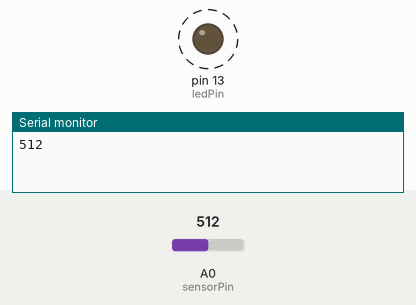
A sketch run on a simulated Arduino Uno, built with avr-gcc and run on an emulated ATmega328P. On the bench: output pins drawn as LEDs (lit = HIGH), the last lines printed to the serial monitor. Dashed ring = blinking. The inputs (shaded band) are chosen by the test bench; at power-on: A0 (sensorPin) = 512.

Above: at 1.8 s.
1.9 s: A0 (sensorPin) set to 306
At 2.2 s:
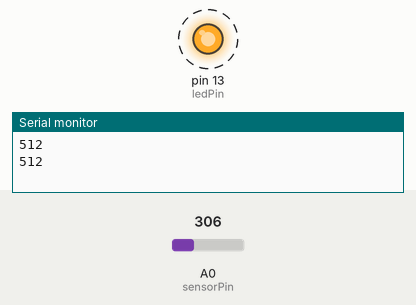
5.4 s: A0 (sensorPin) set to 122
At 5.56 s:
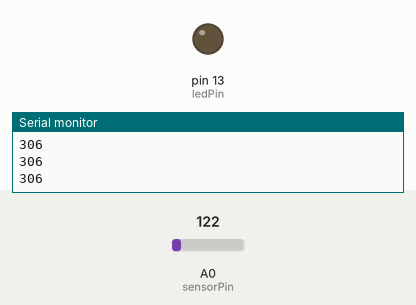
Timing chart, 0 to 14.9 s (numbered marks = the images above; inputs shaded):
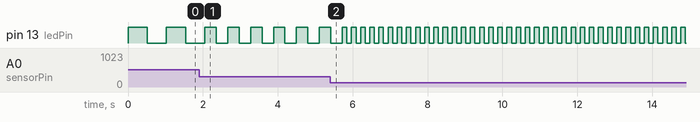

The sketch:

soud_detect.ino
```cpp
 int sensorPin = A0; // select the input pin for the potentiometer
int ledPin = 13; // select the pin for the LED
int sensorValue = 0; // variable to store the value coming from the sensor
void setup ()
{
 pinMode (ledPin, OUTPUT);
 Serial.begin (9600);
}
void loop ()
{
 int farhan = 10;
 sensorValue = analogRead (sensorPin);
 digitalWrite (ledPin, HIGH);
 delay (sensorValue);
 digitalWrite (ledPin, LOW);
 delay (sensorValue);
 Serial.println (sensorValue, DEC);
}
```

Measured:
- after the input at 1.9 s, pin 13 (ledPin): alternates HIGH for 0.31 s and LOW for 0.31 s, starting after 0.46 s
- by itself, pin 13 (ledPin): alternates HIGH for 0.51 s and LOW for 0.51 s
